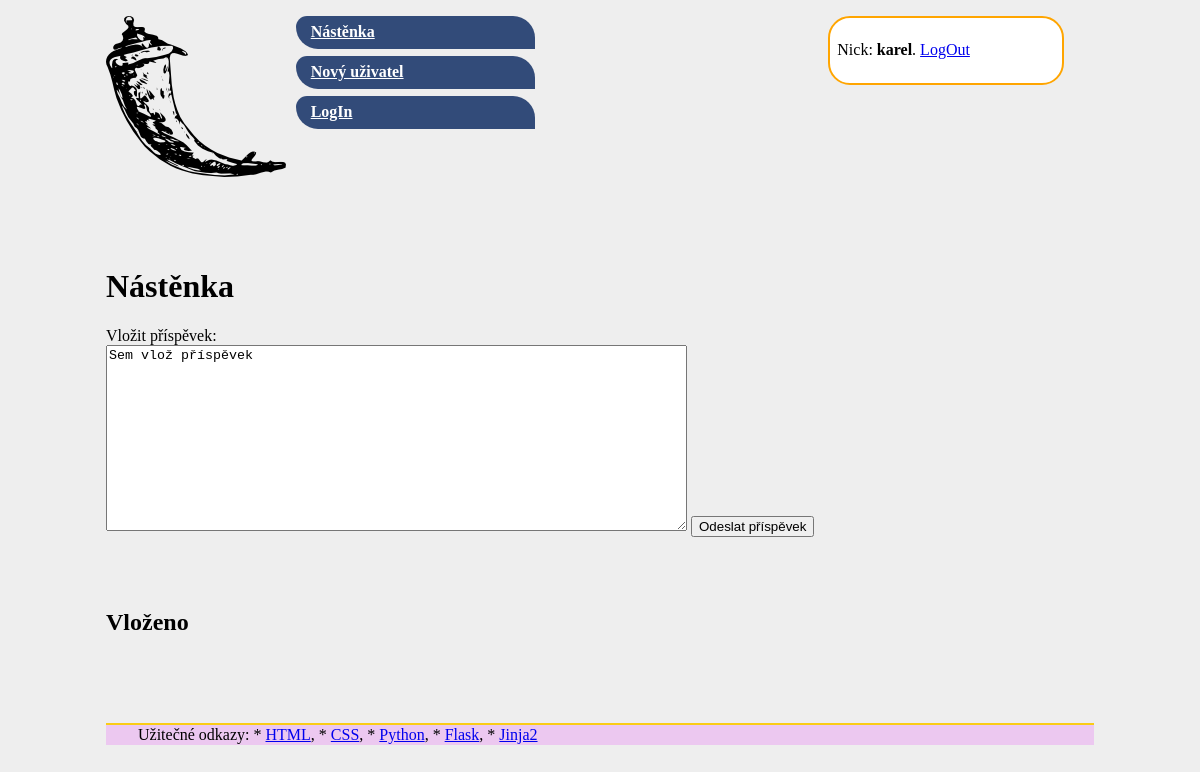
The app's page / (signed in), older data.
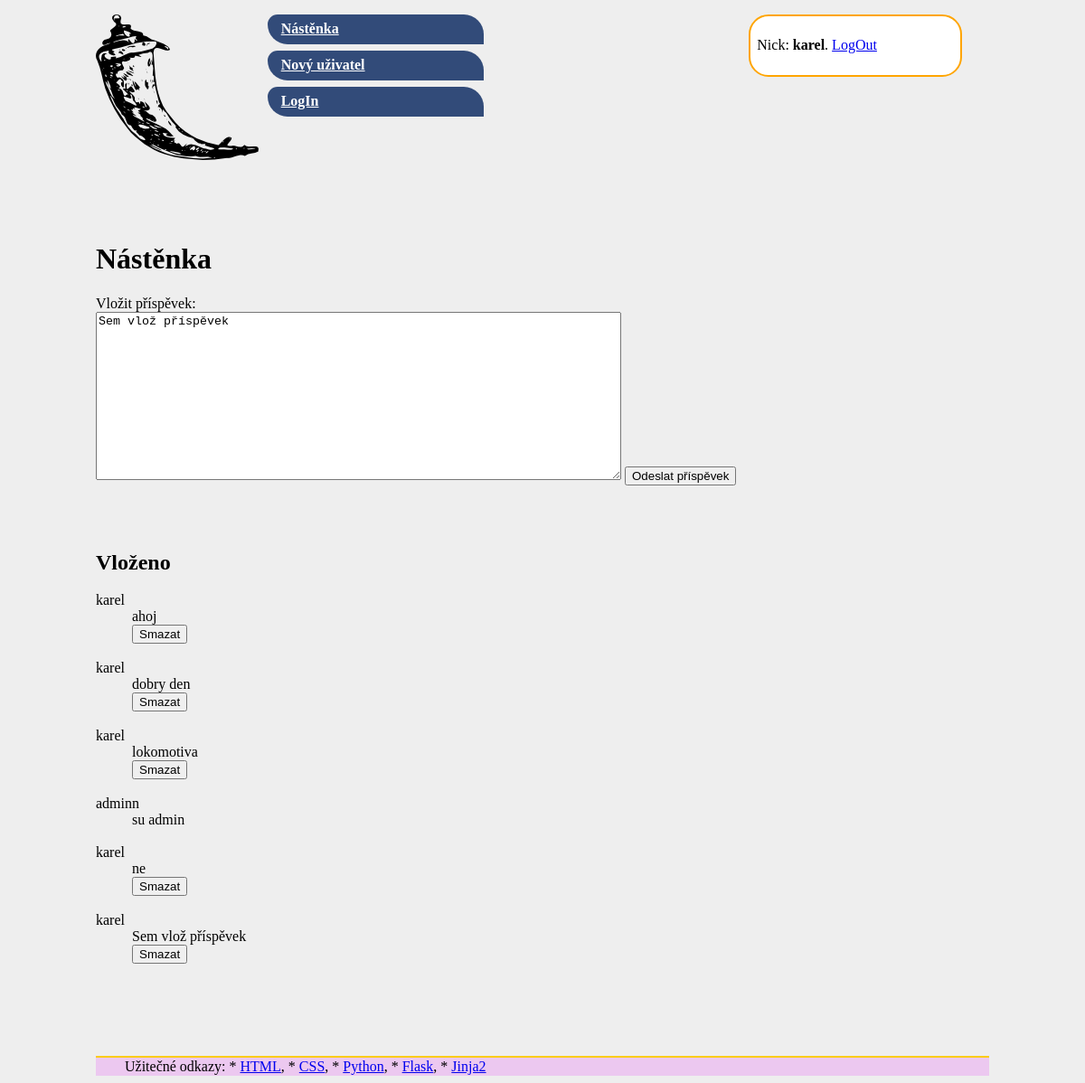
The same page, newer data.
### tables this page shows
CREATE TABLE "prispevek" (
	"id"	INTEGER,
	"text"	TEXT NOT NULL,
	"date"	TEXT,
	"nick"	TEXT,
	PRIMARY KEY("id" AUTOINCREMENT)
);

### webface/routes.py (the view)
@app.route("/", methods=["GET"])
def index():
    if "nick" in session:
        with sqlite3.connect(dbfile) as conn:
            tabulka = conn.execute('SELECT nick, text, id FROM prispevek')
        return render_template("base.html.j2", tabulka=tabulka)
    else:
        flash("Pro vstup na nástěnku je potřeba je přihlásit","error")
        return redirect(url_for("login"))

### webface/templates/base.html.j2 (shortened to what this page needs)
<!doctype html>
<html lang="cs">
<head>
  <link rel="stylesheet" href="{{ url_for('static', filename='styles.css') }}">
</head>
<body>
  <div class="login">
    {% if 'nick' in session %}
      <p>Nick: <strong>{{ session.nick }}</strong>. <a href="{{url_for('logout')}}">LogOut</a></p>
    {% else %}
      <p><a href="{{url_for('login')}}">LogIn</a></p>
    {% endif %}
  </div>
  <nav>
  <p class="logo"><img src="{{ url_for('static', filename='flask-icon.png') }}" /></p>
  <ul>
    <li><a href="{{ url_for('index') }}">Nástěnka</a></li>
    <li><a href="{{ url_for('add') }}">Nový uživatel</a></li>
    <li><a href="{{ url_for('login') }}">LogIn</a></li>
  </ul></nav>
{% block obsah %}
<br>
<br>
<h1>Nástěnka</h1>
Vložit příspěvek:
<form action="{{ url_for('insert') }}" method="post">
  <textarea name="prispevek" id="prispevek" cols="70" rows="12">Sem vlož příspěvek</textarea>
  <button type="submit">Odeslat příspěvek</button>
</form>
<h2>Vloženo</h2>
<dl>
{% for nick, text , id in tabulka %}
  <dt>{{ nick }}</dt>
  <dd>
    {{ text }}
    {% if nick == session['nick'] %}
    <form action="/delete/" method="post">
      <button type="submit">Smazat</button>
    </form>
    {% endif %}
  </dd>
  <br>
{% endfor %}
</dl>
<br>
<br>
{% endblock obsah %}
<footer>
Užitečné odkazy:
* <a href="https://www.jakpsatweb.cz/html/">HTML</a>,
* <a href="https://www.jakpsatweb.cz/css/">CSS</a>,
* <a href="http://docs.python.org">Python</a>,
* <a href="https://flask.palletsprojects.com/">Flask</a>,
* <a href="https://jinja.palletsprojects.com/templates/">Jinja2</a>
</footer>
</body>
</html>

### webface/static/styles.css (style rules this page uses)
body { background-color: #eeeeee; padding-left: 1em; padding-right: 1em; margin-left: 90px; margin-right: 90px; }
h1, h2, h3 { clear: both; margin-top: 3em; }
nav ul { margin: 1ex auto; margin-left: 150px; font-weight: bold; }
nav ul li { display: block; width: 30%; margin-top: 1ex; }
nav ul li a { display: block; color: white; background-color: #324b79; border-radius: 25px 50px 0px; padding: 1ex 2ex; }
nav img { float:left; }
.logo img { margin-bottom: 2em; }
footer { padding: 0.1ex 2em; margin-top: 2em; border-top: solid 2px #FACC15; background-color: #ecc8f0; }
.login { display: inline-block; float: right; margin-right: 30px; width: 22%; border: orange solid 2px; padding: 1ex; border-radius: 22px; background-color: white; }

Row changes from the older to the newer data that the page shows:
added prispevek: nick "karel", text "ahoj"
added prispevek: nick "karel", text "dobry den"
added prispevek: nick "karel", text "lokomotiva"
added prispevek: nick "adminn", text "su admin"
added prispevek: nick "karel", text "ne"
added prispevek: nick "karel", text "Sem vlož příspěvek"
